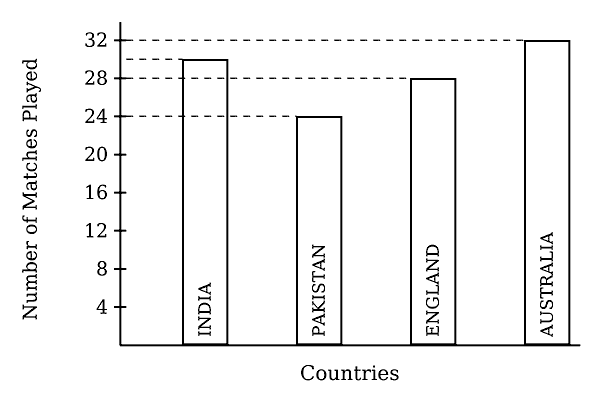
#> input picture papers/2024/q41.png, 600 x 400 px
$ python -i crop.py   (imports and definitions only)
#> lines starting #> are read from the running program, lines starting #| are printed output that depends on the picture
#> further down, picture is the input picture: PIL image 600x400 P; min 0, max 255, mean 243.5
"""Crop MAT question strips out of scanned booklet pages.
usage: python3 crop.py  (edit JOBS below)"""
import numpy as np, os, sys
from PIL import Image, ImageOps

def levels(im, lo=105, hi=205):
    a = np.asarray(im).astype(np.float32)
    a = np.clip((a - lo) * 255.0 / (hi - lo), 0, 255)
    return Image.fromarray(a.astype(np.uint8))

def strip(im, x0, x1, y0, y1, pad=14, thr=140, minrow=10, mincol=3, maxw=920):
    """im: L image. window in px. trims to ink, returns cleaned strip"""
    W, H = im.size
    x0, x1, y0, y1 = max(0, x0), min(W, x1), max(0, y0), min(H, y1)
    a = np.asarray(im)[y0:y1, x0:x1] < thr
    rows = np.where(a.sum(1) >= minrow)[0]
    cols = np.where(a.sum(0) >= mincol)[0]
    if len(rows) == 0 or len(cols) == 0:
        raise SystemExit('empty window')
    r0, r1 = rows[0], rows[-1]
    c0, c1 = cols[0], cols[-1]
    box = (x0 + max(0, c0 - pad), y0 + max(0, r0 - pad), x0 + min(a.shape[1], c1 + pad), y0 + min(a.shape[0], r1 + pad))
    out = levels(im.crop(box))
    if maxw and out.width > maxw:
        out = out.resize((maxw, round(out.height * maxw / out.width)), Image.LANCZOS)
    return out

def trim(im, pad=10, thr=150):
    a = np.asarray(im) < thr
    rows = np.where(a.sum(1) >= 2)[0]; cols = np.where(a.sum(0) >= 2)[0]
    return im.crop((max(0, cols[0] - pad), max(0, rows[0] - pad), min(im.width, cols[-1] + pad), min(im.height, rows[-1] + pad)))

def split(im, win=10, thr=150):
    """find the vertical rule between question figure(s) and answer figures.
    returns (left, right) images or None"""
#> called with win = 10, thr = 150
    a = np.asarray(im) < thr
#> a: shape (400, 600) bool; every value is 1
    H, W = a.shape
#> H = 400; W = 600
    best = None
    for x in range(int(W * 0.10), int(W * 0.66)):
        cov = a[:, x:x + win].any(1).mean()
        if cov >= 0.84 and (best is None or cov > best[1]):
            best = (x, cov)
            if cov == 1.0: break
#> this loop made 1 pass
#> (cov, best) on pass 1: (1, (60, 1))
    if not best: return None
    x = best[0]
#> x = 60
    return trim(im.crop((0, 0, x - 3, H))), trim(im.crop((x + win + 3, 0, W, H)))
#> in trim, `a = np.asarray(im) < thr`: a: shape (400, 57) bool; every value is 1
#> in trim, `rows = np.where(a.sum(1) >= 2)[0]`: rows = 400 values from 0 to 399
#> in trim, `cols = np.where(a.sum(0) >= 2)[0]`: cols = 57 values from 0 to 56
#> in trim, `return im.crop((max(0, cols[0] - pad), max(0, rows[0] - pad), min(im.w..`:
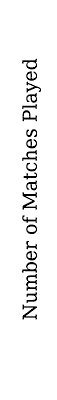
#> returned value: PIL image 57x400 P; min 0, max 255, mean 243.2
#> call 2 of trim, with pad = 10, thr = 150
#> in trim (call 2), `a = np.asarray(im) < thr`: a: shape (400, 527) bool; every value is 1
#> in trim (call 2), `cols = np.where(a.sum(0) >= 2)[0]`: cols = 527 values from 0 to 526
#> in trim (call 2), `return im.crop((max(0, cols[0] - pad), max(0, rows[0] - pad), min(im.w..`:
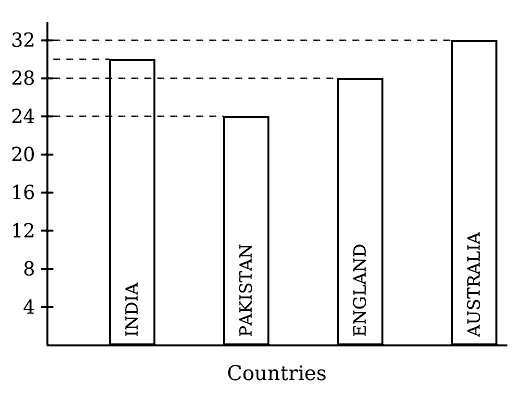
#> returned value: PIL image 527x400 P; min 0, max 255, mean 243.2

def emit(im, prefix, maxw=920, dosplit=True):
    """im = full-resolution strip. writes prefix.png, or prefixa.png + prefixb.png"""
    for f in (prefix + '.png', prefix + 'a.png', prefix + 'b.png'):
        if os.path.exists(f): os.remove(f)
    k = min(1.0, maxw / im.width)
    def rs(i): return i.resize((max(1, round(i.width * k)), max(1, round(i.height * k))), Image.LANCZOS) if k < 1 else i
    sp = split(im) if dosplit else None
    if sp:
        save(rs(sp[0]), prefix + 'a.png'); save(rs(sp[1]), prefix + 'b.png'); return 2
    save(rs(im), prefix + '.png'); return 1

def save(im, path):
    q = im.quantize(colors=12, method=Image.Quantize.MEDIANCUT, dither=Image.Dither.NONE)
    q.save(path, optimize=True)

>>> from PIL import Image
>>> picture = Image.open('../papers/2024/q41.png')
>>> result = split(picture)

$ run again, on papers/2024/q42.png
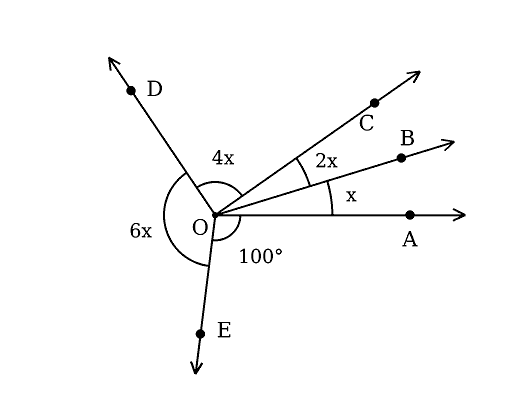
#> input picture papers/2024/q42.png, 520 x 400 px
#> picture is the input picture: PIL image 520x400 P; min 0, max 255, mean 249.9
#> the loop in split, `for x in range(int(W * 0.10), int(W * 0.66)):` made 1 pass
#> (cov, best) on pass 1: (1, (52, 1))
#> x = 52
#> rows = 400 values from 0 to 399
#> cols = 49 values from 0 to 48
#> cols = 455 values from 0 to 454
#> in trim (call 2), `return im.crop((max(0, cols[0] - pad), max(0, rows[0] - pad), min(im.w..`:
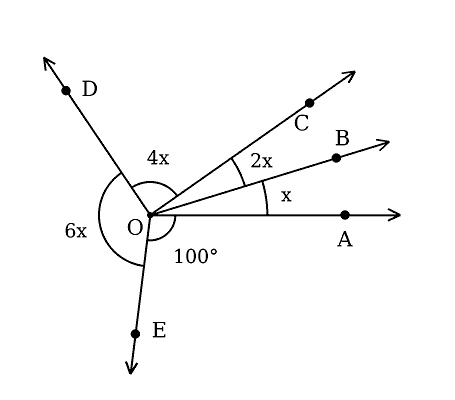
#> returned value: PIL image 455x400 P; min 0, max 255, mean 249.2
